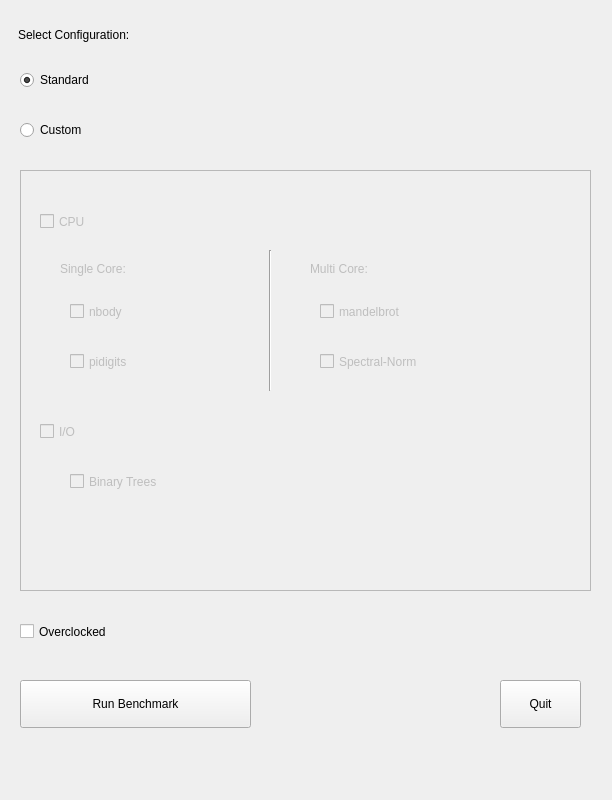
<?xml version="1.0" encoding="UTF-8"?>
<ui version="4.0">
 <class>ConfigWindow</class>
 <widget class="QMainWindow" name="ConfigWindow">
  <property name="geometry">
   <rect>
    <x>0</x>
    <y>0</y>
    <width>612</width>
    <height>800</height>
   </rect>
  </property>
  <property name="minimumSize">
   <size>
    <width>612</width>
    <height>800</height>
   </size>
  </property>
  <property name="maximumSize">
   <size>
    <width>612</width>
    <height>800</height>
   </size>
  </property>
  <property name="windowTitle">
   <string>Configuration</string>
  </property>
  <widget class="QWidget" name="centralWidget">
   <widget class="QRadioButton" name="stan_radio">
    <property name="geometry">
     <rect>
      <x>20</x>
      <y>60</y>
      <width>165</width>
      <height>40</height>
     </rect>
    </property>
    <property name="toolTip">
     <string>Run the standard benchmark.</string>
    </property>
    <property name="text">
     <string>Standard</string>
    </property>
    <property name="checked">
     <bool>true</bool>
    </property>
   </widget>
   <widget class="QRadioButton" name="cust_radio">
    <property name="geometry">
     <rect>
      <x>20</x>
      <y>110</y>
      <width>146</width>
      <height>40</height>
     </rect>
    </property>
    <property name="toolTip">
     <string>Create a custom benchmark.</string>
    </property>
    <property name="text">
     <string>Custom</string>
    </property>
   </widget>
   <widget class="QLabel" name="config_label">
    <property name="geometry">
     <rect>
      <x>18</x>
      <y>18</y>
      <width>278</width>
      <height>34</height>
     </rect>
    </property>
    <property name="text">
     <string>Select Configuration:</string>
    </property>
   </widget>
   <widget class="QFrame" name="cust_opt">
    <property name="geometry">
     <rect>
      <x>20</x>
      <y>170</y>
      <width>571</width>
      <height>421</height>
     </rect>
    </property>
    <property name="frameShape">
     <enum>QFrame::StyledPanel</enum>
    </property>
    <widget class="QCheckBox" name="pidigits">
     <property name="enabled">
      <bool>false</bool>
     </property>
     <property name="geometry">
      <rect>
       <x>50</x>
       <y>170</y>
       <width>170</width>
       <height>43</height>
      </rect>
     </property>
     <property name="text">
      <string>pidigits</string>
     </property>
    </widget>
    <widget class="QCheckBox" name="IO_check">
     <property name="enabled">
      <bool>false</bool>
     </property>
     <property name="geometry">
      <rect>
       <x>20</x>
       <y>240</y>
       <width>85</width>
       <height>43</height>
      </rect>
     </property>
     <property name="toolTip">
      <string>Run IO algorithms.</string>
     </property>
     <property name="text">
      <string>I/O</string>
     </property>
     <property name="autoExclusive">
      <bool>false</bool>
     </property>
    </widget>
    <widget class="QCheckBox" name="CPU_check">
     <property name="enabled">
      <bool>false</bool>
     </property>
     <property name="geometry">
      <rect>
       <x>20</x>
       <y>30</y>
       <width>99</width>
       <height>43</height>
      </rect>
     </property>
     <property name="toolTip">
      <string>Run CPU algorithms.</string>
     </property>
     <property name="text">
      <string>CPU</string>
     </property>
     <property name="autoExclusive">
      <bool>false</bool>
     </property>
    </widget>
    <widget class="QCheckBox" name="nbody">
     <property name="enabled">
      <bool>false</bool>
     </property>
     <property name="geometry">
      <rect>
       <x>50</x>
       <y>120</y>
       <width>124</width>
       <height>43</height>
      </rect>
     </property>
     <property name="text">
      <string>nbody</string>
     </property>
    </widget>
    <widget class="QLabel" name="single">
     <property name="enabled">
      <bool>false</bool>
     </property>
     <property name="geometry">
      <rect>
       <x>40</x>
       <y>80</y>
       <width>171</width>
       <height>37</height>
      </rect>
     </property>
     <property name="text">
      <string>Single Core:</string>
     </property>
    </widget>
    <widget class="QLabel" name="multi">
     <property name="enabled">
      <bool>false</bool>
     </property>
     <property name="geometry">
      <rect>
       <x>290</x>
       <y>80</y>
       <width>151</width>
       <height>37</height>
      </rect>
     </property>
     <property name="text">
      <string>Multi Core:</string>
     </property>
    </widget>
    <widget class="QCheckBox" name="mandelbrot">
     <property name="enabled">
      <bool>false</bool>
     </property>
     <property name="geometry">
      <rect>
       <x>300</x>
       <y>120</y>
       <width>201</width>
       <height>43</height>
      </rect>
     </property>
     <property name="text">
      <string>mandelbrot</string>
     </property>
    </widget>
    <widget class="Line" name="line">
     <property name="geometry">
      <rect>
       <x>240</x>
       <y>80</y>
       <width>21</width>
       <height>141</height>
      </rect>
     </property>
     <property name="orientation">
      <enum>Qt::Vertical</enum>
     </property>
    </widget>
    <widget class="QCheckBox" name="spectral">
     <property name="enabled">
      <bool>false</bool>
     </property>
     <property name="geometry">
      <rect>
       <x>300</x>
       <y>170</y>
       <width>231</width>
       <height>43</height>
      </rect>
     </property>
     <property name="text">
      <string>Spectral-Norm</string>
     </property>
    </widget>
    <widget class="QCheckBox" name="binarytrees">
     <property name="enabled">
      <bool>false</bool>
     </property>
     <property name="geometry">
      <rect>
       <x>50</x>
       <y>290</y>
       <width>201</width>
       <height>43</height>
      </rect>
     </property>
     <property name="text">
      <string>Binary Trees</string>
     </property>
    </widget>
   </widget>
   <widget class="QPushButton" name="run_button">
    <property name="geometry">
     <rect>
      <x>20</x>
      <y>680</y>
      <width>231</width>
      <height>48</height>
     </rect>
    </property>
    <property name="text">
     <string>Run Benchmark</string>
    </property>
   </widget>
   <widget class="QPushButton" name="quit_button">
    <property name="geometry">
     <rect>
      <x>500</x>
      <y>680</y>
      <width>81</width>
      <height>48</height>
     </rect>
    </property>
    <property name="text">
     <string>Quit</string>
    </property>
   </widget>
   <widget class="QCheckBox" name="checkBox">
    <property name="geometry">
     <rect>
      <x>20</x>
      <y>610</y>
      <width>201</width>
      <height>43</height>
     </rect>
    </property>
    <property name="toolTip">
     <string>Check if system overclocked.</string>
    </property>
    <property name="text">
     <string>Overclocked</string>
    </property>
   </widget>
  </widget>
  <widget class="QMenuBar" name="menuBar">
   <property name="geometry">
    <rect>
     <x>0</x>
     <y>0</y>
     <width>612</width>
     <height>42</height>
    </rect>
   </property>
  </widget>
 </widget>
 <layoutdefault spacing="6" margin="11"/>
 <resources/>
 <connections/>
</ui>
